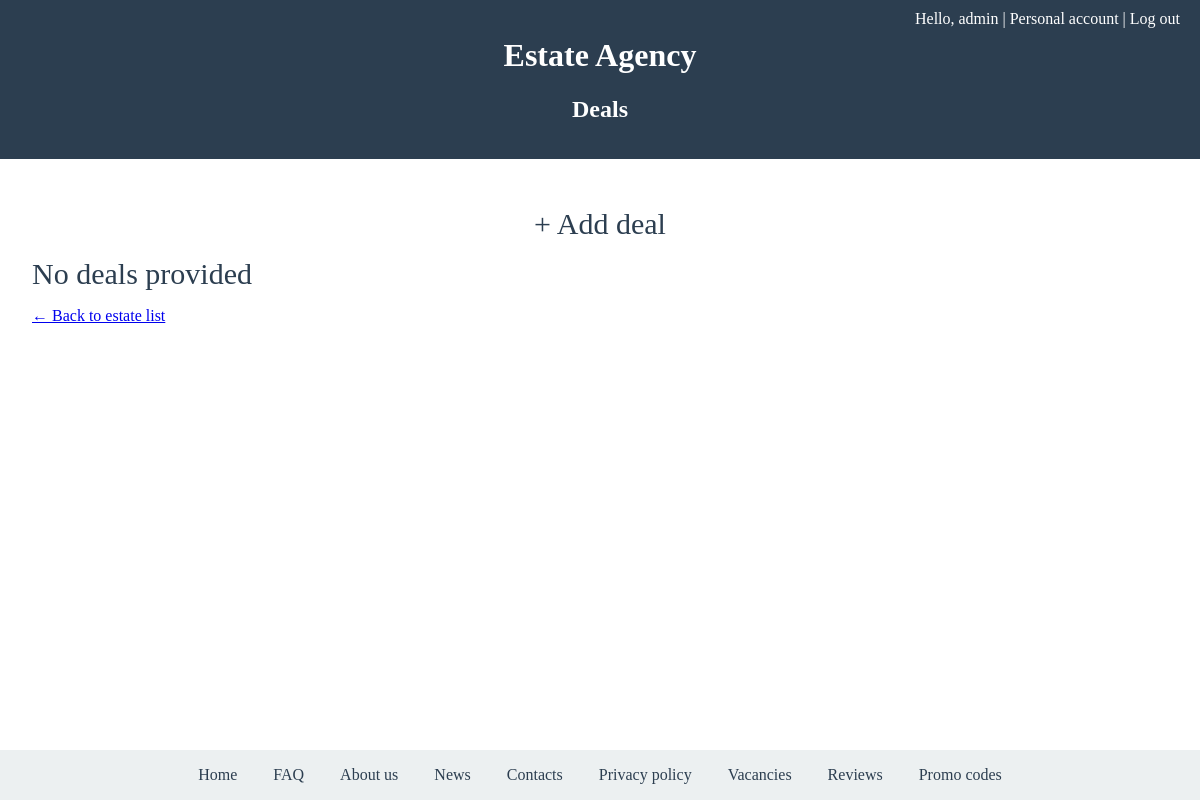
Page /estate_agency/my-deals/ (signed in) on the earlier database version.
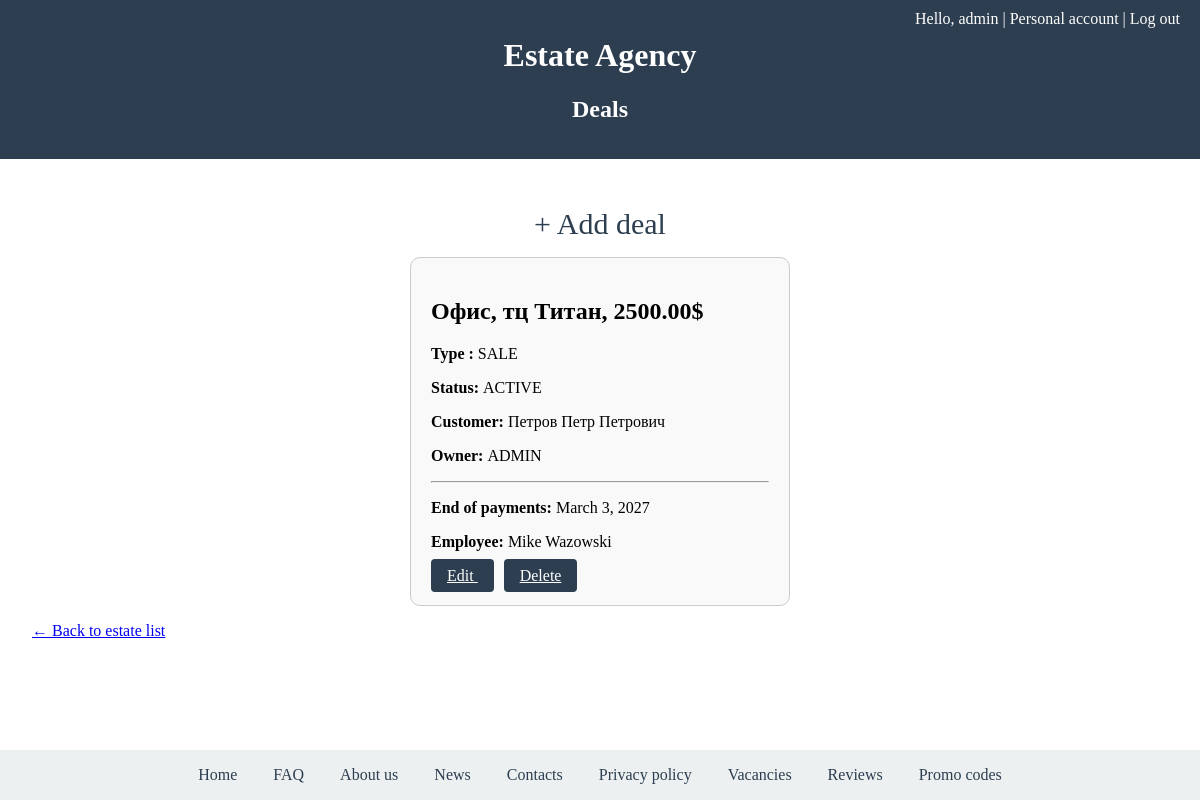
Same page on the later database version.
### estate_agency/models.py (models this page shows, shortened)
class Deal(models.Model):
    class DealType(models.TextChoices):
        SALE = "SALE", "Продажа"
        RENT = "RENT", "Аренда"
        EXCHANGE = "EXCHANGE", "Обмен"
    class DealStatus(models.TextChoices):
        DRAFT = "DRAFT", "Черновик"
        ACTIVE = "ACTIVE", "В процессе"
        COMPLETED = "COMPLETED", "Завершена"
        CANCELLED = "CANCELLED", "Отменена"
        SUSPENDED = "SUSPENDED", "Приостановлена"
    deal_type = models.CharField(
        max_length=10,
        choices=DealType.choices,
    )
    status = models.CharField(
        max_length=10,
        choices=DealStatus.choices,
        default=DealStatus.DRAFT,
    )
    realty = models.ForeignKey(
        "Realty",
        on_delete=models.PROTECT,
        related_name="deal_realty",
        help_text="Объект недвижимости"
    )
    customer = models.ForeignKey(
        "Customer",
        on_delete=models.PROTECT,
        related_name="deal_customer",
    )
    employee = models.ForeignKey(
        "Employee",
        on_delete=models.PROTECT,
        related_name="deal_employee",
        null=True
    )
    owner = models.ForeignKey(
        "Owner",
        on_delete=models.PROTECT,
    )
    actual_end_date = models.DateField(
        null=True,
        blank=True,
        verbose_name="End of payment",
        help_text="Фактическая дата завершения платежей"
    )

class Realty(models.Model):
    type = models.ForeignKey("RealtyType", on_delete=models.PROTECT, null=False)
    owner = models.ForeignKey("Owner", on_delete=models.CASCADE, null=False)
    name = models.CharField(
        max_length=100,
        unique=True,
        verbose_name="Realty name",
        help_text="Наименование недвижимости",
        validators=[MinLengthValidator(5)]
    )
    address = models.CharField(
        max_length=100,
        verbose_name="Address",
        help_text="Адрес",
    )
    price = models.DecimalField(
        max_digits=12,
        decimal_places=2,
        validators=[MinValueValidator(Decimal("0.01"))],
        help_text="Цена в валюте"
    )
    area = models.DecimalField(
        max_digits=8,
        decimal_places=2,
        validators=[MinValueValidator(Decimal("0.01"))],
        help_text="Общая площадь в м²"
    )
    built_year = models.PositiveSmallIntegerField(
        blank=True,
        null=True,
        help_text="Год постройки",
        validators=[MinValueValidator(1800),
                    MaxValueValidator(datetime.datetime.now().year)]
    )
    photo = models.ImageField(
        blank=True,
        null=True,
        verbose_name="Realty photo",
        help_text="Фото недвижимости",
        upload_to='realties/'
    )
    is_in_deal = models.BooleanField(
        null=False,
        default=False
    )
    class Meta:
        verbose_name="Realty"
        verbose_name_plural= "Realty"

class Customer(models.Model):
    budget = models.DecimalField(
        max_digits=12,
        decimal_places=2,
        null=True,
        blank=True,
        help_text="Максимальный бюджет клиента"
    )
    is_vip = models.BooleanField(
        default=False,
        verbose_name="VIP клиент"
    )
    notes = models.TextField(
        blank=True,
        help_text="Дополнительная информация о клиенте"
    )
    user = models.OneToOneField("UserProfile", on_delete=models.CASCADE)

class UserProfile(models.Model):
    full_name = models.CharField(
        blank=False,
        null=False,
        verbose_name="Full name",
        help_text="ФИО",
        max_length=80
    )
    phone_number = models.TextField(
        blank=True,
        null=True,
        verbose_name="Phone number",
        help_text="Телефон",
        validators=[phone_num_validator],
    )
    email = models.EmailField(
        blank=True,
        null=True,
        verbose_name="Email",
        help_text="Почта",
    )
    birth_day = models.DateField(
        blank=False,
        null=False,
        verbose_name="Birthday date",
        help_text="Дата рождения",
        validators=[MaxValueValidator(datetime.date.today()),
                    MinValueValidator(datetime.date.today().replace(year=1900))]
    )
    is_customer =models.BooleanField(
        null=False,
        default=False
    )
    is_owner =models.BooleanField(
        null=False,
        default=False
    )
    time_zone = models.CharField(
        max_length=40,
        choices=[(tz, tz) for tz in pytz.common_timezones],
        default="UTC"
    )
    user = models.OneToOneField(settings.AUTH_USER_MODEL, on_delete=models.CASCADE)
    def __str__(self):
        return self.full_name + ",  " + self.email

class Owner(models.Model):
    rating = models.FloatField(
        default=0.0,
        validators=[MinValueValidator(0.0), MaxValueValidator(10.0)],
        help_text="Рейтинг владельца от 0 до 10"
    )
    notes = models.TextField(
        blank=True,
        null=True,
        help_text="Дополнительная информация о владельце"
    )
    preferred_contact_time = models.CharField(
        max_length=50,
        blank=True,
        help_text="Предпочтительное время связи"
    )
    user = models.OneToOneField("UserProfile", on_delete=models.CASCADE, null=True)

class Employee(models.Model):
    image = models.ImageField(
        blank=True,
        null=True,
        verbose_name="Employee image",
        help_text="Фото сотрудника",
        upload_to='employee_images/'
    )
    work_type = models.ForeignKey("TypeOfWork", on_delete=models.PROTECT, null=True)
    work_experience = models.FloatField(
        null=True,
        blank=True,
        verbose_name="Work experience",
        help_text="Трудовой опыт",
        validators=[MinValueValidator(0),
                    MaxValueValidator(70)]
    )
    user = models.OneToOneField("UserProfile", on_delete=models.CASCADE)

### estate_agency/views.py (the view)
# urls.py: path('my-deals/', views.my_deals, name="my-deals"),
def my_deals(request):
    user = UserProfile.objects.get(user=request.user)
    owner_deals = Deal.objects.none()
    customer_deals = Deal.objects.none()
    if user.is_owner:
        owner = Owner.objects.get(user=user)
        owner_deals = Deal.objects.filter(owner=owner)
    if user.is_customer:
        customer = Customer.objects.get(user=user)
        customer_deals = Deal.objects.filter(customer=customer)
    deals = list(chain(owner_deals, customer_deals))
    logger.info(f"Returned user {user} deals queryset")
    return render(request, "estate_agency/deals.html",
                  {"deals": deals})

### estate_agency/templates/estate_agency/deals.html
{% extends "base.html" %}
{% block site_name %}Deals{% endblock %}
{% block content %}
    {% if user.is_superuser %}
        <p style="text-align: center;">
            <a href="{% url 'deal-admin-create' %}"
               style="text-decoration: none; color:  #2c3e50; font-size: 30px;">
                + Add deal
            </a>
        </p>
    {% endif %}
{% if not deals %}
    <p><div  style="text-decoration: none; color:  #2c3e50; font-size: 30px;">
        No deals provided
    </div></p>
{% else %}
    <div style="width: 400px; margin: 0 auto; gap: 20px;">
        {% for deal in deals %}
        <div style="border: 1px solid #ccc; padding: 20px; border-radius: 10px;
         background-color: #f9f9f9; margin: 10px;">
            <h2>{{deal.realty.name}}, {{deal.realty.price}}$</h2>
            <p><strong>Type : </strong>{{deal.deal_type}}</p>
            <p><strong>Status: </strong>{{deal.status}}</p>
            <p><strong>Customer: </strong>{{deal.customer.user.full_name}}</p>
            <p><strong>Owner: </strong>{{deal.owner.user.full_name}}</p>
            <hr>
            {% if deal.actual_end_date %}
            <p><strong>End of payments: </strong>{{deal.actual_end_date}}</p>
            {% endif %}
            {% if deal.employee %}
            <p><strong>Employee: </strong>{{deal.employee.user.full_name}}</p>
            {% endif %}
            {% if user.is_staff %}
                <a href="{% url 'deal-update' deal.pk %}"
                    style="padding: 8px 16px; background-color: #2c3e50; color: white;
                    border: none;border-radius: 4px; cursor: pointer;">
                    Edit
                </a>
                <a href="{% url 'deal-delete' deal.pk %}"
                    style="padding: 8px 16px; background-color: #2c3e50; color: white;
                    border: none;border-radius: 4px; cursor: pointer; margin-left: 10px">
                    Delete
                </a>
            {% endif %}
        </div>
        {% endfor %}
    </div>
{% endif %}
<p><a href="{% url 'estates-list' %}">← Back to estate list</a></p>
{% endblock %}

Differences in the rows shown:
added Deal: realty.name "Офис, тц Титан", realty.price "2500.00", deal_type "SALE", status "ACTIVE", customer.user.full_name "Петров Петр Петрович", owner.user.full_name "ADMIN", actual_end_date "March 3, 2027", employee.user.full_name "Mike Wazowski"
Other differences:
text no longer shown: "No deals provided"
